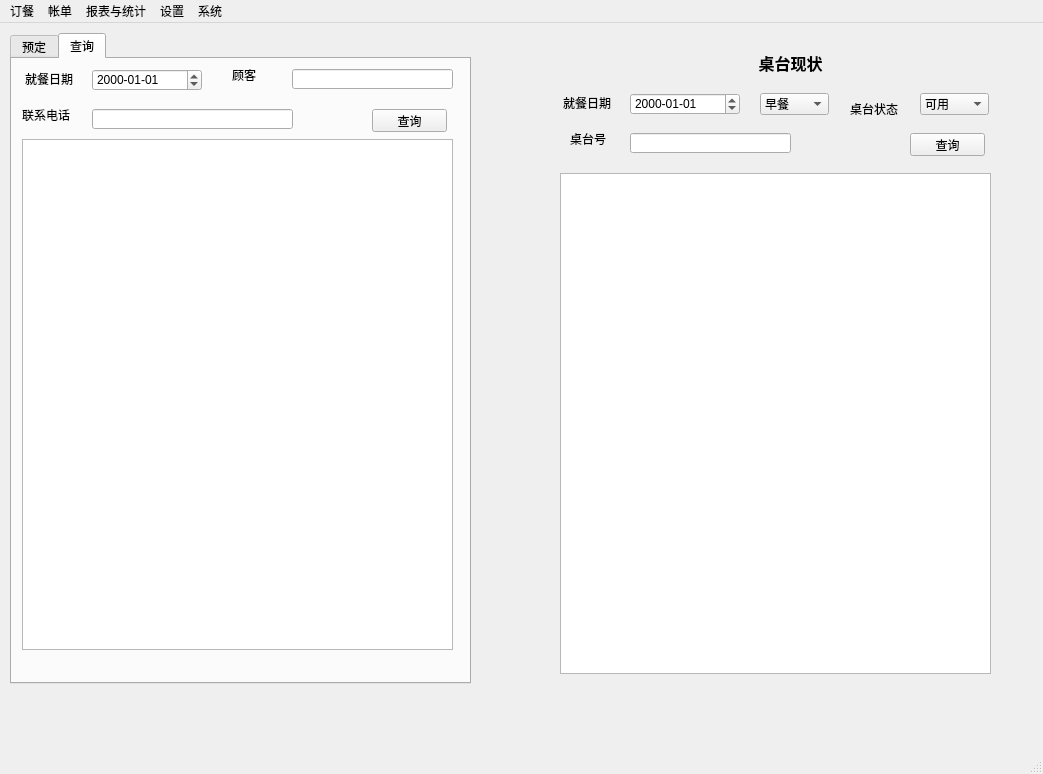
<?xml version="1.0" encoding="UTF-8"?>
<ui version="4.0">
 <class>MainWindow</class>
 <widget class="QMainWindow" name="MainWindow">
  <property name="geometry">
   <rect>
    <x>0</x>
    <y>0</y>
    <width>1043</width>
    <height>774</height>
   </rect>
  </property>
  <property name="windowTitle">
   <string>宾馆餐饮管理系统</string>
  </property>
  <widget class="QWidget" name="centralwidget">
   <widget class="QTabWidget" name="widget_schedule">
    <property name="enabled">
     <bool>true</bool>
    </property>
    <property name="geometry">
     <rect>
      <x>10</x>
      <y>10</y>
      <width>461</width>
      <height>651</height>
     </rect>
    </property>
    <property name="currentIndex">
     <number>1</number>
    </property>
    <widget class="QWidget" name="tab">
     <attribute name="title">
      <string>预定</string>
     </attribute>
     <widget class="QDateTimeEdit" name="input_schedule_date">
      <property name="geometry">
       <rect>
        <x>80</x>
        <y>20</y>
        <width>194</width>
        <height>22</height>
       </rect>
      </property>
      <property name="displayFormat">
       <string>yyyy-MM-dd H:mm</string>
      </property>
     </widget>
     <widget class="QComboBox" name="input_combox_customer_type">
      <property name="geometry">
       <rect>
        <x>300</x>
        <y>70</y>
        <width>69</width>
        <height>22</height>
       </rect>
      </property>
      <item>
       <property name="text">
        <string>会员</string>
       </property>
      </item>
      <item>
       <property name="text">
        <string>散客</string>
       </property>
      </item>
     </widget>
     <widget class="QLineEdit" name="input_customer">
      <property name="geometry">
       <rect>
        <x>80</x>
        <y>70</y>
        <width>191</width>
        <height>20</height>
       </rect>
      </property>
     </widget>
     <widget class="QLabel" name="label_2">
      <property name="geometry">
       <rect>
        <x>20</x>
        <y>70</y>
        <width>54</width>
        <height>12</height>
       </rect>
      </property>
      <property name="text">
       <string>顾客</string>
      </property>
     </widget>
     <widget class="QLabel" name="label">
      <property name="geometry">
       <rect>
        <x>13</x>
        <y>20</y>
        <width>71</width>
        <height>20</height>
       </rect>
      </property>
      <property name="text">
       <string>就餐时间</string>
      </property>
     </widget>
     <widget class="QLineEdit" name="input_customer_tel">
      <property name="geometry">
       <rect>
        <x>80</x>
        <y>120</y>
        <width>201</width>
        <height>20</height>
       </rect>
      </property>
     </widget>
     <widget class="QLabel" name="label_3">
      <property name="geometry">
       <rect>
        <x>10</x>
        <y>120</y>
        <width>54</width>
        <height>12</height>
       </rect>
      </property>
      <property name="text">
       <string>联系电话</string>
      </property>
     </widget>
     <widget class="QLineEdit" name="input_customer_num">
      <property name="geometry">
       <rect>
        <x>80</x>
        <y>200</y>
        <width>201</width>
        <height>20</height>
       </rect>
      </property>
     </widget>
     <widget class="QLabel" name="label_4">
      <property name="geometry">
       <rect>
        <x>10</x>
        <y>200</y>
        <width>54</width>
        <height>12</height>
       </rect>
      </property>
      <property name="text">
       <string>人数</string>
      </property>
     </widget>
     <widget class="QLabel" name="label_5">
      <property name="geometry">
       <rect>
        <x>10</x>
        <y>240</y>
        <width>54</width>
        <height>12</height>
       </rect>
      </property>
      <property name="text">
       <string>备注</string>
      </property>
     </widget>
     <widget class="QTextEdit" name="input_note">
      <property name="geometry">
       <rect>
        <x>80</x>
        <y>240</y>
        <width>201</width>
        <height>81</height>
       </rect>
      </property>
     </widget>
     <widget class="QLabel" name="label_6">
      <property name="geometry">
       <rect>
        <x>10</x>
        <y>350</y>
        <width>54</width>
        <height>12</height>
       </rect>
      </property>
      <property name="text">
       <string>录入时间</string>
      </property>
     </widget>
     <widget class="QLabel" name="label_schedule_created">
      <property name="geometry">
       <rect>
        <x>80</x>
        <y>350</y>
        <width>201</width>
        <height>21</height>
       </rect>
      </property>
      <property name="text">
       <string>显示录入时间</string>
      </property>
     </widget>
     <widget class="QPushButton" name="btn_schedule_ok">
      <property name="geometry">
       <rect>
        <x>260</x>
        <y>420</y>
        <width>75</width>
        <height>23</height>
       </rect>
      </property>
      <property name="text">
       <string>确定</string>
      </property>
     </widget>
     <widget class="QPushButton" name="btn_schedule_reset">
      <property name="geometry">
       <rect>
        <x>80</x>
        <y>420</y>
        <width>75</width>
        <height>23</height>
       </rect>
      </property>
      <property name="text">
       <string>重置</string>
      </property>
     </widget>
     <widget class="QLineEdit" name="input_schedule_table_no">
      <property name="geometry">
       <rect>
        <x>80</x>
        <y>160</y>
        <width>201</width>
        <height>20</height>
       </rect>
      </property>
      <property name="text">
       <string/>
      </property>
     </widget>
     <widget class="QLabel" name="label_8">
      <property name="geometry">
       <rect>
        <x>10</x>
        <y>160</y>
        <width>54</width>
        <height>12</height>
       </rect>
      </property>
      <property name="text">
       <string>桌台号</string>
      </property>
     </widget>
     <widget class="QComboBox" name="input_combox_schedule_type">
      <property name="geometry">
       <rect>
        <x>300</x>
        <y>20</y>
        <width>69</width>
        <height>22</height>
       </rect>
      </property>
      <item>
       <property name="text">
        <string>早餐</string>
       </property>
      </item>
      <item>
       <property name="text">
        <string>中餐</string>
       </property>
      </item>
      <item>
       <property name="text">
        <string>晚餐</string>
       </property>
      </item>
     </widget>
    </widget>
    <widget class="QWidget" name="tab_2">
     <attribute name="title">
      <string>查询</string>
     </attribute>
     <widget class="QLineEdit" name="input_customer_select">
      <property name="geometry">
       <rect>
        <x>280</x>
        <y>10</y>
        <width>161</width>
        <height>20</height>
       </rect>
      </property>
     </widget>
     <widget class="QLabel" name="label_10">
      <property name="geometry">
       <rect>
        <x>220</x>
        <y>10</y>
        <width>54</width>
        <height>12</height>
       </rect>
      </property>
      <property name="text">
       <string>顾客</string>
      </property>
     </widget>
     <widget class="QLineEdit" name="input_customer_tel_select">
      <property name="geometry">
       <rect>
        <x>80</x>
        <y>50</y>
        <width>201</width>
        <height>20</height>
       </rect>
      </property>
     </widget>
     <widget class="QLabel" name="label_11">
      <property name="geometry">
       <rect>
        <x>10</x>
        <y>50</y>
        <width>54</width>
        <height>12</height>
       </rect>
      </property>
      <property name="text">
       <string>联系电话</string>
      </property>
     </widget>
     <widget class="QLabel" name="label_12">
      <property name="geometry">
       <rect>
        <x>13</x>
        <y>10</y>
        <width>71</width>
        <height>20</height>
       </rect>
      </property>
      <property name="text">
       <string>就餐日期</string>
      </property>
     </widget>
     <widget class="QDateEdit" name="input_schedule_day_select">
      <property name="geometry">
       <rect>
        <x>80</x>
        <y>10</y>
        <width>110</width>
        <height>22</height>
       </rect>
      </property>
      <property name="displayFormat">
       <string>yyyy-MM-dd</string>
      </property>
     </widget>
     <widget class="QPushButton" name="btn_schedule_select">
      <property name="geometry">
       <rect>
        <x>360</x>
        <y>50</y>
        <width>75</width>
        <height>23</height>
       </rect>
      </property>
      <property name="text">
       <string>查询</string>
      </property>
     </widget>
     <widget class="QTableView" name="table_schedule_select">
      <property name="geometry">
       <rect>
        <x>10</x>
        <y>80</y>
        <width>431</width>
        <height>511</height>
       </rect>
      </property>
      <property name="sizeAdjustPolicy">
       <enum>QAbstractScrollArea::AdjustToContents</enum>
      </property>
     </widget>
    </widget>
   </widget>
   <widget class="QWidget" name="widget_table" native="true">
    <property name="enabled">
     <bool>true</bool>
    </property>
    <property name="geometry">
     <rect>
      <x>550</x>
      <y>20</y>
      <width>451</width>
      <height>651</height>
     </rect>
    </property>
    <widget class="QTableView" name="table_select_table">
     <property name="geometry">
      <rect>
       <x>10</x>
       <y>130</y>
       <width>431</width>
       <height>501</height>
      </rect>
     </property>
    </widget>
    <widget class="QComboBox" name="input_combox_table_status_table">
     <property name="geometry">
      <rect>
       <x>370</x>
       <y>50</y>
       <width>69</width>
       <height>22</height>
      </rect>
     </property>
     <item>
      <property name="text">
       <string>可用</string>
      </property>
     </item>
     <item>
      <property name="text">
       <string>已预定</string>
      </property>
     </item>
     <item>
      <property name="text">
       <string>在用</string>
      </property>
     </item>
    </widget>
    <widget class="QLabel" name="label_14">
     <property name="geometry">
      <rect>
       <x>20</x>
       <y>90</y>
       <width>54</width>
       <height>12</height>
      </rect>
     </property>
     <property name="text">
      <string>桌台号</string>
     </property>
    </widget>
    <widget class="QLabel" name="label_13">
     <property name="geometry">
      <rect>
       <x>13</x>
       <y>50</y>
       <width>71</width>
       <height>20</height>
      </rect>
     </property>
     <property name="text">
      <string>就餐日期</string>
     </property>
    </widget>
    <widget class="QComboBox" name="input_combox_schedule_type_table">
     <property name="geometry">
      <rect>
       <x>210</x>
       <y>50</y>
       <width>69</width>
       <height>22</height>
      </rect>
     </property>
     <item>
      <property name="text">
       <string>早餐</string>
      </property>
     </item>
     <item>
      <property name="text">
       <string>中餐</string>
      </property>
     </item>
     <item>
      <property name="text">
       <string>晚餐</string>
      </property>
     </item>
    </widget>
    <widget class="QLabel" name="label_15">
     <property name="geometry">
      <rect>
       <x>300</x>
       <y>60</y>
       <width>54</width>
       <height>12</height>
      </rect>
     </property>
     <property name="text">
      <string>桌台状态</string>
     </property>
    </widget>
    <widget class="QDateEdit" name="input_schedule_day_table">
     <property name="geometry">
      <rect>
       <x>80</x>
       <y>50</y>
       <width>110</width>
       <height>22</height>
      </rect>
     </property>
     <property name="displayFormat">
      <string>yyyy-MM-dd</string>
     </property>
    </widget>
    <widget class="QPushButton" name="btn_select_table">
     <property name="geometry">
      <rect>
       <x>360</x>
       <y>90</y>
       <width>75</width>
       <height>23</height>
      </rect>
     </property>
     <property name="text">
      <string>查询</string>
     </property>
    </widget>
    <widget class="QLineEdit" name="input_table_no_table">
     <property name="geometry">
      <rect>
       <x>80</x>
       <y>90</y>
       <width>161</width>
       <height>20</height>
      </rect>
     </property>
    </widget>
    <widget class="QLabel" name="label_16">
     <property name="geometry">
      <rect>
       <x>100</x>
       <y>10</y>
       <width>281</width>
       <height>20</height>
      </rect>
     </property>
     <property name="font">
      <font>
       <family>Agency FB</family>
       <pointsize>12</pointsize>
       <weight>75</weight>
       <bold>true</bold>
      </font>
     </property>
     <property name="text">
      <string>桌台现状</string>
     </property>
     <property name="alignment">
      <set>Qt::AlignCenter</set>
     </property>
    </widget>
   </widget>
  </widget>
  <widget class="QStatusBar" name="statusbar"/>
  <widget class="QMenuBar" name="menubar">
   <property name="geometry">
    <rect>
     <x>0</x>
     <y>0</y>
     <width>1043</width>
     <height>23</height>
    </rect>
   </property>
   <widget class="QMenu" name="menu">
    <property name="title">
     <string>订餐</string>
    </property>
    <addaction name="actionSchedule"/>
    <addaction name="actionTable"/>
   </widget>
   <widget class="QMenu" name="menu_2">
    <property name="title">
     <string>帐单</string>
    </property>
    <addaction name="actionOrderNew"/>
    <addaction name="actionOrderList"/>
   </widget>
   <widget class="QMenu" name="menu_4">
    <property name="title">
     <string>报表与统计</string>
    </property>
    <addaction name="actionOrderQuery"/>
    <addaction name="actionAccountReport"/>
   </widget>
   <widget class="QMenu" name="menu_5">
    <property name="title">
     <string>设置</string>
    </property>
    <addaction name="actionUserList"/>
    <addaction name="actionTableList"/>
    <addaction name="actionFoodList"/>
   </widget>
   <widget class="QMenu" name="menu_6">
    <property name="title">
     <string>系统</string>
    </property>
    <addaction name="actionExit"/>
    <addaction name="actionHelp"/>
   </widget>
   <addaction name="menu"/>
   <addaction name="menu_2"/>
   <addaction name="menu_4"/>
   <addaction name="menu_5"/>
   <addaction name="menu_6"/>
  </widget>
  <action name="actionSchedule">
   <property name="text">
    <string>预定</string>
   </property>
  </action>
  <action name="actionTable">
   <property name="text">
    <string>桌台</string>
   </property>
  </action>
  <action name="actionOrderNew">
   <property name="text">
    <string>点单</string>
   </property>
  </action>
  <action name="actionOrderList">
   <property name="text">
    <string>结算</string>
   </property>
  </action>
  <action name="actionOrderQuery">
   <property name="text">
    <string>高级查询</string>
   </property>
  </action>
  <action name="actionAccountReport">
   <property name="text">
    <string>报表</string>
   </property>
  </action>
  <action name="actionUserList">
   <property name="text">
    <string>员工管理</string>
   </property>
  </action>
  <action name="actionTableList">
   <property name="text">
    <string>桌台管理</string>
   </property>
  </action>
  <action name="actionFoodList">
   <property name="text">
    <string>菜单管理</string>
   </property>
  </action>
  <action name="actionExit">
   <property name="text">
    <string>退出</string>
   </property>
  </action>
  <action name="actionHelp">
   <property name="text">
    <string>帮助</string>
   </property>
  </action>
 </widget>
 <resources/>
 <connections/>
</ui>
